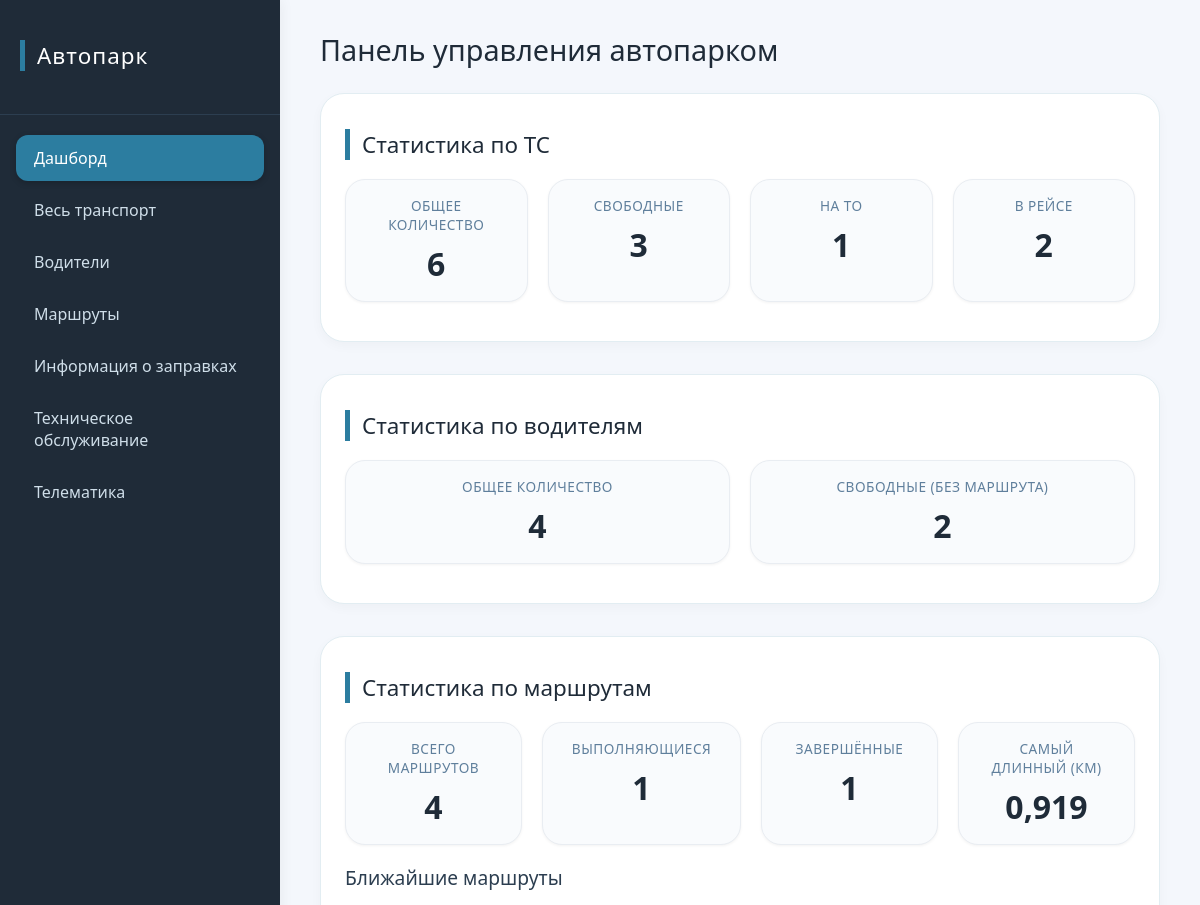
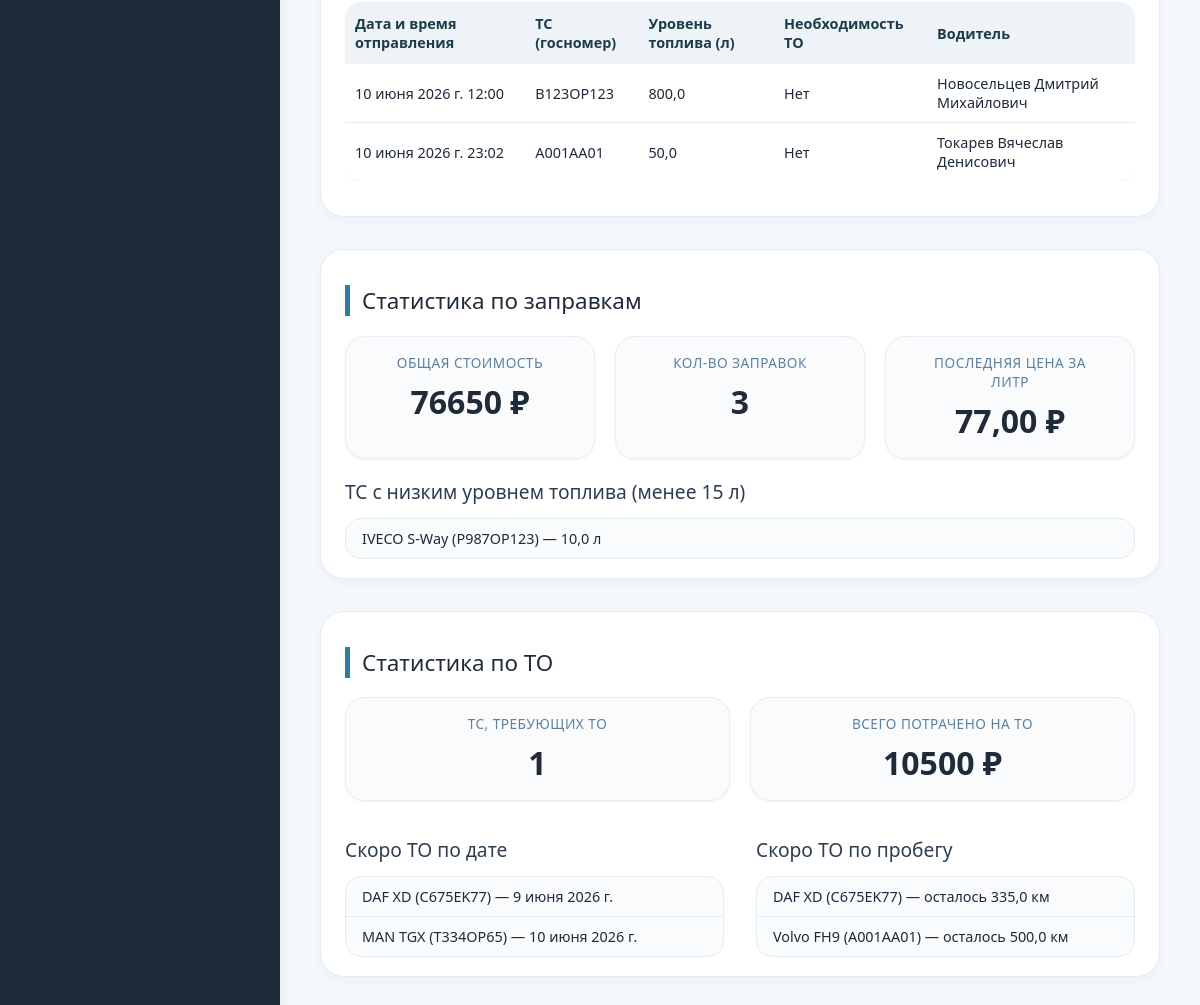
Before: /dashboard/ with the older database file (2 pictures, top to bottom).
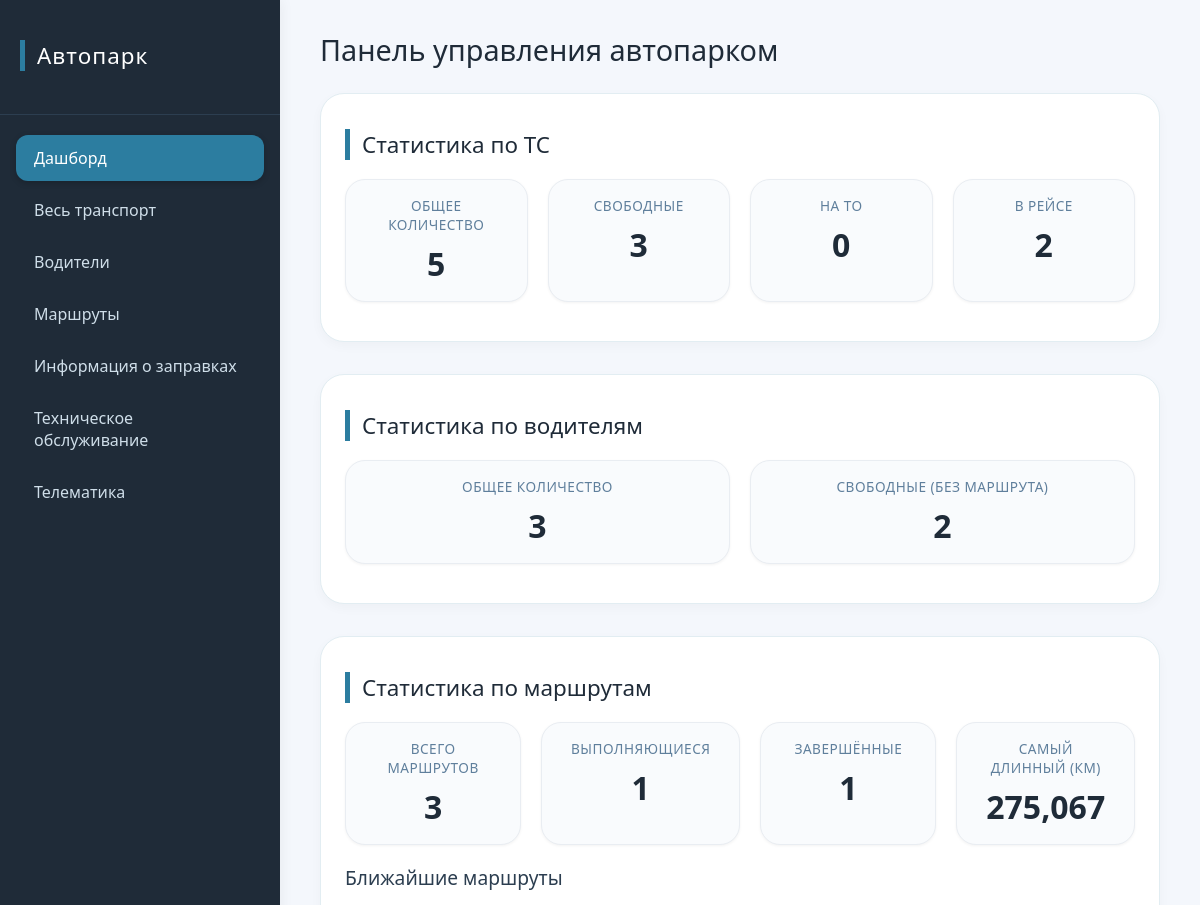
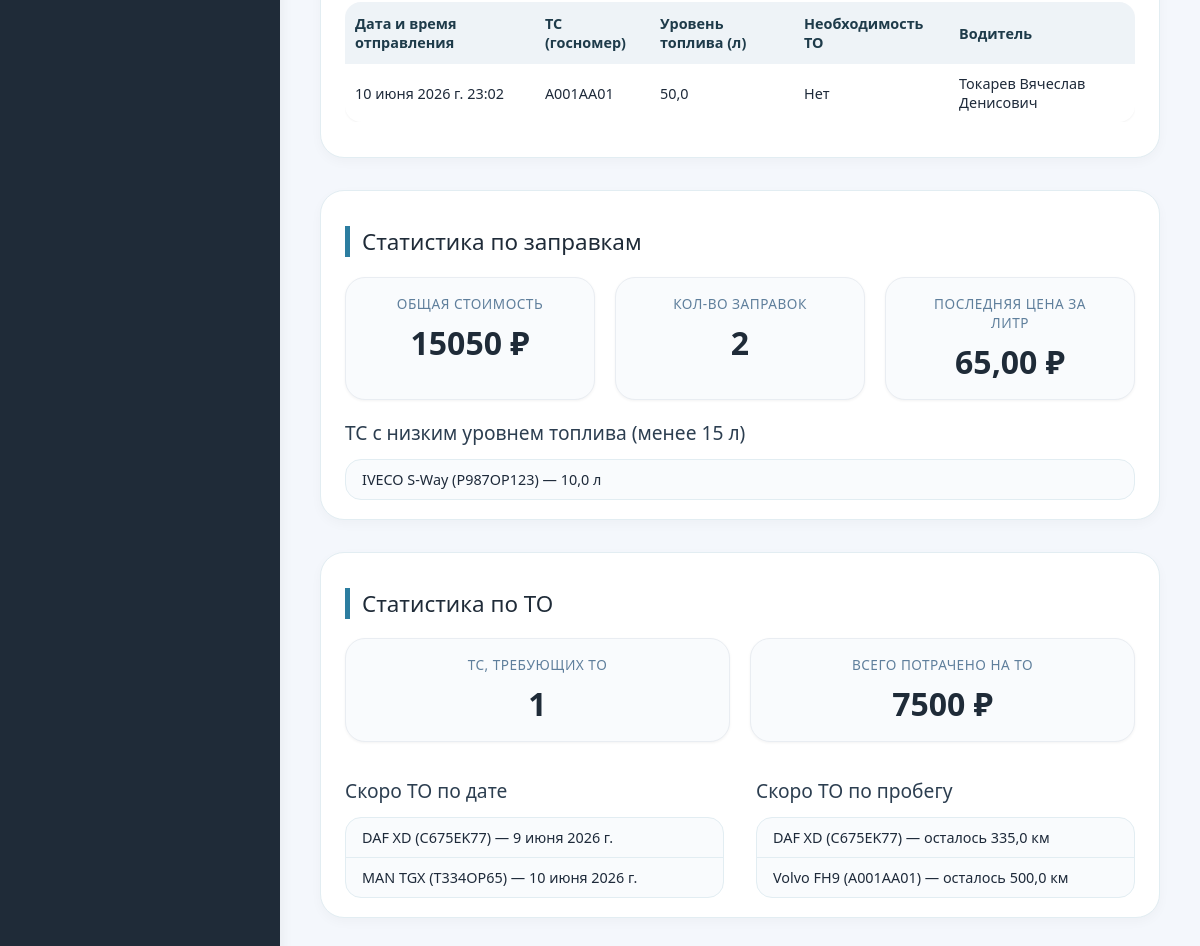
After: the same page with the newer database file (2 pictures, top to bottom).
### autopark_platform/models.py (models this page shows, shortened)
class Route(models.Model):
    departure_latitude = models.FloatField('Широта отправления')
    departure_longitude = models.FloatField('Долгота отправления')
    arrival_latitude = models.FloatField('Широта прибытия')
    arrival_longitude = models.FloatField('Долгота прибытия')
    departure_datetime = models.DateTimeField('Дата и время отправления')
    departure_address = models.CharField('Точка отправления (почтовый адрес)', max_length=255, blank=True, null=True)
    arrival_address = models.CharField('Точка прибытия (почтовый адрес)', max_length=255, blank=True, null=True)
    shortest_distance_km = models.FloatField('Расстояние кратчайшего пути (км)', blank=True, null=True,
                                             validators=[MinValueValidator(0)])
    actual_track = models.JSONField('Фактический трек', blank=True, null=True,
                                    help_text='Список координат с timestamp и пройденным расстоянием')
    arrival_datetime = models.DateTimeField('Дата и время прибытия', blank=True, null=True)
    actual_distance_km = models.FloatField('Фактически пройденное расстояние (км)', blank=True, null=True,
                                           validators=[MinValueValidator(0)])
    driver = models.ForeignKey(
        Driver,
        on_delete=models.SET_NULL,
        null=True,
        blank=True,
        related_name='routes',
        verbose_name='Назначенный водитель'
    )
    class Meta:
        verbose_name = 'Маршрут'
        verbose_name_plural = 'Маршруты'
        ordering = ['-departure_datetime']

class Vehicle(models.Model):
    class Status(models.TextChoices):
        ON_ROUTE = 'on_route', 'В рейсе'
        ON_MAINTENANCE = 'on_maintenance', 'На ТО'
        FREE = 'free', 'Свободен'
    brand = models.CharField('Марка', max_length=100)
    model = models.CharField('Модель', max_length=100)
    license_plate = models.CharField('Госномер', max_length=20, unique=True)
    status = models.CharField('Статус активности', max_length=20, choices=Status.choices, default=Status.FREE)
    current_mileage = models.FloatField('Текущий пробег', validators=[MinValueValidator(0)])
    year_of_manufacture = models.PositiveSmallIntegerField('Год выпуска')
    vin = models.CharField('VIN-номер', max_length=17, blank=True, null=True, unique=True)
    fuel_level = models.FloatField('Уровень топлива в баке', blank=True, null=True, validators=[MinValueValidator(0)])
    latitude = models.FloatField('Широта', blank=True, null=True)
    longitude = models.FloatField('Долгота', blank=True, null=True)
    class Meta:
        verbose_name = 'Транспортное средство'
        verbose_name_plural = 'Транспортные средства'
        ordering = ['brand', 'model']

class Driver(models.Model):
    full_name = models.CharField('ФИО', max_length=200)
    license_number = models.CharField('Водительское удостоверение', max_length=50, unique=True)
    phone_number = models.CharField('Номер телефона', max_length=20)
    email = models.EmailField('Электронная почта', unique=True)
    experience_years = models.PositiveSmallIntegerField('Стаж (лет)', blank=True, null=True)
    vehicle = models.OneToOneField(
        Vehicle,
        on_delete=models.SET_NULL,
        null=True,
        blank=True,
        related_name='driver',
        verbose_name='Транспортное средство'
    )
    class Meta:
        verbose_name = 'Водитель'
        verbose_name_plural = 'Водители'
        ordering = ['full_name']

class FuelLog(models.Model):
    vehicle = models.ForeignKey(
        Vehicle,
        on_delete=models.CASCADE,
        related_name='fuel_logs',
        verbose_name='Транспортное средство'
    )
    datetime = models.DateTimeField('Дата и время заправки')
    volume_liters = models.FloatField('Объем (л)', validators=[MinValueValidator(0)])
    price_per_liter = models.DecimalField('Цена за литр', max_digits=10, decimal_places=2,
                                          validators=[MinValueValidator(0)])
    fuel_level_after = models.FloatField('Объем топлива в баке после заправки (л)', validators=[MinValueValidator(0)])
    mileage_at_refuel = models.FloatField('Пробег ТС на момент заправки (км)', validators=[MinValueValidator(0)])
    class Meta:
        verbose_name = 'Заправка'
        verbose_name_plural = 'Заправки'
        ordering = ['-datetime']

### autopark_platform/views.py (the view)
# urls.py: path('', RedirectView.as_view(url='dashboard/', permanent=True), name='index'),
def dashboard(request):
    now = timezone.now()
    today = now.date()
    week_later = today + timedelta(days=7)
    mileage_threshold = 1000  # км до следующего ТО
    total_vehicles = Vehicle.objects.count()
    free_vehicles = Vehicle.objects.filter(status=Vehicle.Status.FREE).count()
    maintenance_vehicles = Vehicle.objects.filter(status=Vehicle.Status.ON_MAINTENANCE).count()
    on_route_vehicles = Vehicle.objects.filter(status=Vehicle.Status.ON_ROUTE).count()
    total_drivers = Driver.objects.count()
    busy_drivers_ids = Route.objects.filter(
        departure_datetime__gte=now,
        arrival_datetime__isnull=True,
        driver__isnull=False
    ).values_list('driver_id', flat=True).distinct()
    free_drivers = Driver.objects.exclude(id__in=busy_drivers_ids).count()
    total_routes = Route.objects.count()
    ongoing_routes = Route.objects.filter(
        departure_datetime__lte=now,
        arrival_datetime__isnull=True
    ).count()
    completed_routes = Route.objects.filter(arrival_datetime__isnull=False).count()
    longest_route = Route.objects.aggregate(
        max_dist=Coalesce(Max('actual_distance_km'), Max('shortest_distance_km'))
    )['max_dist']
    longest_route_distance = longest_route if longest_route is not None else None
    upcoming_qs = Route.objects.filter(
        departure_datetime__gte=now,
        arrival_datetime__isnull=True
    ).select_related('driver__vehicle').order_by('departure_datetime')[:5]
    upcoming_routes = []
    for route in upcoming_qs:
        vehicle = route.driver.vehicle if route.driver else None
        fuel_level = vehicle.fuel_level if vehicle else None
        to_needed = False
        if vehicle:
            last_maintenance = vehicle.maintenances.order_by('-start_datetime').first()
            if last_maintenance:
                if last_maintenance.next_maintenance_date and last_maintenance.next_maintenance_date <= today:
                    to_needed = True
                if last_maintenance.next_maintenance_mileage and vehicle.current_mileage >= last_maintenance.next_maintenance_mileage:
                    to_needed = True
        upcoming_routes.append({
            'departure_datetime': route.departure_datetime,
            'vehicle_plate': vehicle.license_plate if vehicle else '—',
            'fuel_level': fuel_level,
            'to_needed': to_needed,
            'driver_name': route.driver.full_name if route.driver else 'Не назначен',
        })
    fuel_logs = FuelLog.objects.all()
    total_fuel_cost = fuel_logs.aggregate(
        total=Sum(F('volume_liters') * F('price_per_liter'), output_field=DecimalField(max_digits=12, decimal_places=2))
    )['total'] or 0
    total_fuel_logs = fuel_logs.count()
    last_fuel = fuel_logs.order_by('-datetime').first()
    last_fuel_price = last_fuel.price_per_liter if last_fuel else None
    low_fuel_vehicles = Vehicle.objects.filter(fuel_level__lt=15, fuel_level__isnull=False)
    low_fuel_list = [
        {'brand': v.brand, 'model': v.model, 'license_plate': v.license_plate, 'fuel_level': v.fuel_level}
        for v in low_fuel_vehicles
    ]
    total_maintenance_cost = Maintenance.objects.aggregate(
        total=Sum('cost', output_field=DecimalField(max_digits=12, decimal_places=2))
    )['total'] or 0
    vehicles_with_next_maintenance_date = Vehicle.objects.filter(
        Q(maintenances__next_maintenance_date__isnull=False)
    ).distinct()
    vehicles_with_next_maintenance_mileage = Vehicle.objects.filter(
        Q(maintenances__next_maintenance_mileage__isnull=False)
    ).distinct()
    due_by_date_qs = vehicles_with_next_maintenance_date.filter(
        maintenances__next_maintenance_date__gte=today,
        maintenances__next_maintenance_date__lte=week_later
    ).distinct()
    maintenance_due_by_date = [
        {'vehicle_name': f"{v.brand} {v.model} ({v.license_plate})", 'next_maintenance_date': v.maintenances.order_by('-start_datetime').first().next_maintenance_date}
        for v in due_by_date_qs
    ]
    due_by_mileage_qs = vehicles_with_next_maintenance_mileage.filter(
        maintenances__next_maintenance_mileage__isnull=False,
        current_mileage__isnull=False
    ).annotate(
        mileage_left=F('maintenances__next_maintenance_mileage') - F('current_mileage')
    ).filter(mileage_left__lte=mileage_threshold, mileage_left__gte=0).distinct()
    maintenance_due_by_mileage = []
    for v in due_by_mileage_qs:
        last_m = v.maintenances.order_by('-next_maintenance_mileage').first()
        if last_m and last_m.next_maintenance_mileage:
            mileage_left = last_m.next_maintenance_mileage - (v.current_mileage or 0)
            maintenance_due_by_mileage.append({
                'vehicle_name': f"{v.brand} {v.model} ({v.license_plate})",
                'mileage_left': mileage_left
            })
    vehicles_with_next = vehicles_with_next_maintenance_date | vehicles_with_next_maintenance_mileage
    needed_now = vehicles_with_next.filter(
        Q(maintenances__next_maintenance_date__lte=today) |
        Q(maintenances__next_maintenance_mileage__lte=F('current_mileage'))
    ).distinct().count()
    vehicles_due_maintenance_count = needed_now
    context = {
        'total_vehicles': total_vehicles,
        'free_vehicles': free_vehicles,
        'maintenance_vehicles': maintenance_vehicles,
        'on_route_vehicles': on_route_vehicles,
        'total_drivers': total_drivers,
        'free_drivers': free_drivers,
        'total_routes': total_routes,
        'ongoing_routes': ongoing_routes,
        'completed_routes': completed_routes,
        'longest_route_distance': longest_route_distance,
        'upcoming_routes': upcoming_routes,
        'total_fuel_cost': total_fuel_cost,
        'total_fuel_logs': total_fuel_logs,
        'last_fuel_price': last_fuel_price,
        'low_fuel_vehicles': low_fuel_list,
        'vehicles_due_maintenance_count': vehicles_due_maintenance_count,
        'total_maintenance_cost': total_maintenance_cost,
        'maintenance_due_by_date': maintenance_due_by_date,
        'maintenance_due_by_mileage': maintenance_due_by_mileage,
    }
    return render(request, 'index.html', context)

### autopark_platform/templates/index.html (shortened to what the changed rows need)
<!DOCTYPE html>
<html lang="ru">
<head>
    {% load static %}
    <link rel="stylesheet" href="{% static 'css/main.css' %}">
</head>
<body>
    <div class="app-container">
        <aside class="sidebar">
            <div class="logo">
                <h2>Автопарк</h2>
            </div>
        </aside>
        <main class="content">
            <div id="dashboard" class="tab-pane active">
                <h1>Панель управления автопарком</h1>
                <section class="stats-section">
                    <h2>Статистика по ТС</h2>
                    <div class="stats-cards">
                        <div class="stat-card">
                            <span class="stat-label">Общее количество</span>
                            <span class="stat-value">{{ total_vehicles }}</span>
                        </div>
                        <div class="stat-card">
                            <span class="stat-label">На ТО</span>
                            <span class="stat-value">{{ maintenance_vehicles }}</span>
                        </div>
                    </div>
                </section>
                <section class="stats-section">
                    <h2>Статистика по водителям</h2>
                    <div class="stats-cards">
                        <div class="stat-card">
                            <span class="stat-label">Общее количество</span>
                            <span class="stat-value">{{ total_drivers }}</span>
                        </div>
                    </div>
                </section>
                <section class="stats-section">
                    <h2>Статистика по маршрутам</h2>
                    <div class="stats-cards">
                        <div class="stat-card">
                            <span class="stat-label">Всего маршрутов</span>
                            <span class="stat-value">{{ total_routes }}</span>
                        </div>
                        <div class="stat-card">
                            <span class="stat-label">Самый длинный (км)</span>
                            <span class="stat-value">{{ longest_route_distance|default:"—" }}</span>
                        </div>
                    </div>
                    <div class="table-wrapper">
                        <table class="data-table">
                            <thead>
                                <tr>
                                    <th>Дата и время отправления</th>
                                    <th>ТС (госномер)</th>
                                    <th>Уровень топлива (л)</th>
                                    <th>Необходимость ТО</th>
                                    <th>Водитель</th>
                                </tr>
                            </thead>
                            <tbody>
                                {% for route in upcoming_routes %}
                                <tr>
                                    <td>{{ route.departure_datetime }}</td>
                                    <td>{{ route.vehicle_plate }}</td>
                                    <td>{{ route.fuel_level|default:"—" }}</td>
                                    <td>{{ route.to_needed|yesno:"Да,Нет" }}</td>
                                    <td>{{ route.driver_name|default:"Не назначен" }}</td>
                                </tr>
                                {% empty %}
                                <tr><td colspan="5">Нет запланированных маршрутов</td></tr>
                                {% endfor %}
                            </tbody>
                        </table>
                    </div>
                </section>
                <section class="stats-section">
                    <h2>Статистика по заправкам</h2>
                    <div class="stats-cards">
                        <div class="stat-card">
                            <span class="stat-label">Общая стоимость</span>
                            <span class="stat-value">{{ total_fuel_cost|default:"0" }} ₽</span>
                        </div>
                        <div class="stat-card">
                            <span class="stat-label">Кол-во заправок</span>
                            <span class="stat-value">{{ total_fuel_logs }}</span>
                        </div>
                        <div class="stat-card">
                            <span class="stat-label">Последняя цена за литр</span>
                            <span class="stat-value">{{ last_fuel_price|default:"—" }} ₽</span>
                        </div>
                    </div>
                </section>
                <section class="stats-section">
                    <h2>Статистика по ТО</h2>
                    <div class="stats-cards">
                        <div class="stat-card">
                            <span class="stat-label">Всего потрачено на ТО</span>
                            <span class="stat-value">{{ total_maintenance_cost|default:"0" }} ₽</span>
                        </div>
                    </div>
                </section>
            </div>
        </main>
    </div>
</body>
</html>

Changed rows visible on the page:
removed Route: departure_datetime "10 июня 2026 г. 12:00"
removed Vehicle: vehicle_plate "B123OP123", fuel_level "800,0"
removed Driver: driver_name "Новосельцев Дмитрий Михайлович"
removed FuelLog: price_per_liter "77,00"
now on this page (row unchanged): FuelLog: price_per_liter "65,00"
Other visible differences:
{{ total_vehicles }}: "6" → "5"
{{ maintenance_vehicles }}: "1" → "0"
{{ total_drivers }}: "4" → "3"
{{ total_routes }}: "4" → "3"
{{ longest_route_distance|default:"—" }}: "0,919" → "275,067"
{{ total_fuel_cost|default:"0" }}: "76650" → "15050"
{{ total_fuel_logs }}: "3" → "2"
{{ total_maintenance_cost|default:"0" }}: "10500" → "7500"
list line gone: "Нет"
